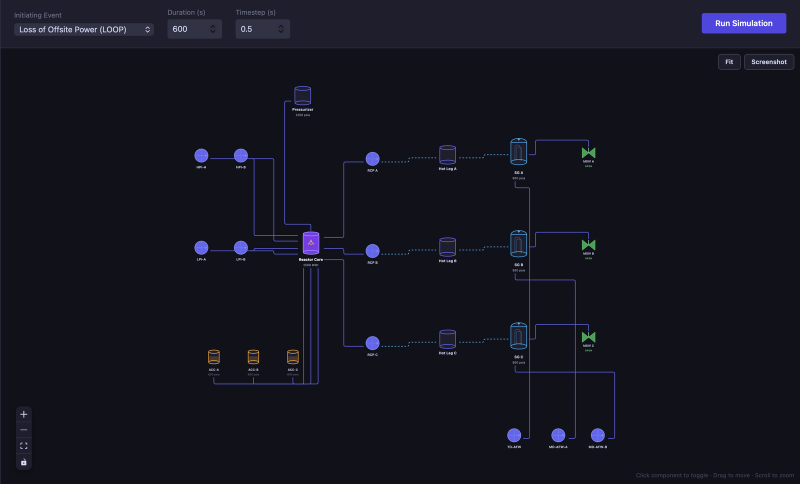
#> input picture slides/figs/screens/model-builder.png, 1600 x 967 px, found by its file name (shown at 1/2 size)
$ python prep_screens.py
#> lines starting #> are read from the running program, lines starting #| are printed output that depends on the picture
"""Pictures for the slides, cut from the captures in scripts/data/screens/ into
slides/figs/screens/. The captures are not committed (.gitignore): two of them show names that
public material does not use, and only the cut files are needed to render the deck.

The browser workflow (model-builder.png, monitor.png, results.png):
- model-builder.png loses the browser chrome and the left panel, whose plant-name field shows
  the benchmark's internal name; the crop keeps the toolbar (initiating event, duration, time
  step, Run Simulation) and the diagram. Output is at most 1600 px wide.
- three zoomed tiles are cut for the three-up row on #browser-workflow.

The space reactor (space-diagram-cruise.png, the web panel's light theme schematic), two cuts
at the capture's own resolution so they stay sharp on a 2x laptop screen:
- space-reactor-core.png: the reactor, the heat pipes, the Brayton converter and the radiators,
  which is the part that reads at half the slide's width (#two-reactors);
- space-reactor-full.png: the whole spacecraft without the header strip and the legend rows
  (#b-space-reactor).

The tree's histories (tree-histories-full.png: eight panels of full transients from the
35,613-sequence tree, up to 150 sequences per family). Its title line and its legend carry
internal run and family codes, so #large-trees gets the lower row of panels only (pressurizer
pressure and level, subcooling, cladding temperature).
Usage: python scripts/prep_screens.py"""
import os
from PIL import Image
from svgkit import DATA, FIGS, ROOT

SRC = os.path.join(DATA, "screens")
OUT = os.path.join(FIGS, "screens")
os.makedirs(OUT, exist_ok=True)
# name: (left, top, right, bottom) as fractions of the original, so a recapture at another size still works
CROPS = {
    "model-builder.png": (0.1794, 0.0990, 1.0, 0.8880),   # toolbar + plant diagram
    "monitor.png":       (0.0, 0.0, 1.0, 1.0),
    "results.png":       (0.0, 0.0, 1.0, 0.9630),         # drops a stray tooltip and the timeline strip
}
for name, (l, t, r, b) in CROPS.items():
    im = Image.open(os.path.join(SRC, name)).convert("RGB")
#> im is the input picture: PIL image 1600x967 RGB; mean R, G, B 20.4, 20.5, 31.9
    w, h = im.size
#> w = 1600; h = 967
    im = im.crop((round(l * w), round(t * h), round(r * w), round(b * h)))
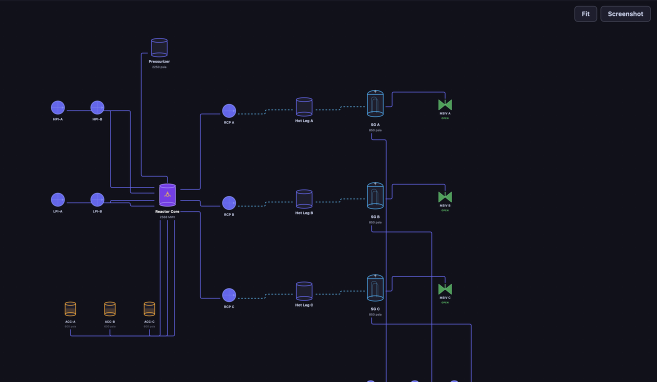
#> im: PIL image 1313x763 RGB (shown at 1/2 size); mean R, G, B 19, 19.1, 29.6
    if im.width > 1600:
        im = im.resize((1600, round(im.height * 1600 / im.width)), Image.LANCZOS)
    out = os.path.join(OUT, name)
    tmp = out + ".tmp.png"
    im.save(tmp, optimize=True)
    os.replace(tmp, out)
    print(f"wrote {os.path.relpath(out, ROOT)}: {im.width} x {im.height}, {os.path.getsize(out) // 1024} KB")
#| wrote slides/figs/screens/model-builder.png: 1313 x 763, 91 KB
#> pass 2 of the loop `for name, (l, t, r, b) in CROPS.items():`:
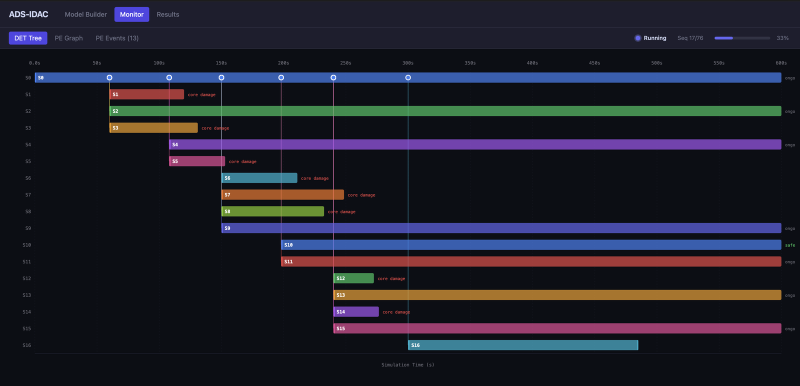
#> input picture slides/figs/screens/monitor.png, 1600 x 771 px, found by its file name (shown at 1/2 size)
#> im is the input picture: PIL image 1600x771 RGB; mean R, G, B 31.4, 31.1, 42.7
#| wrote slides/figs/screens/monitor.png: 1600 x 771, 110 KB
#> pass 3 of the loop `for name, (l, t, r, b) in CROPS.items():`:
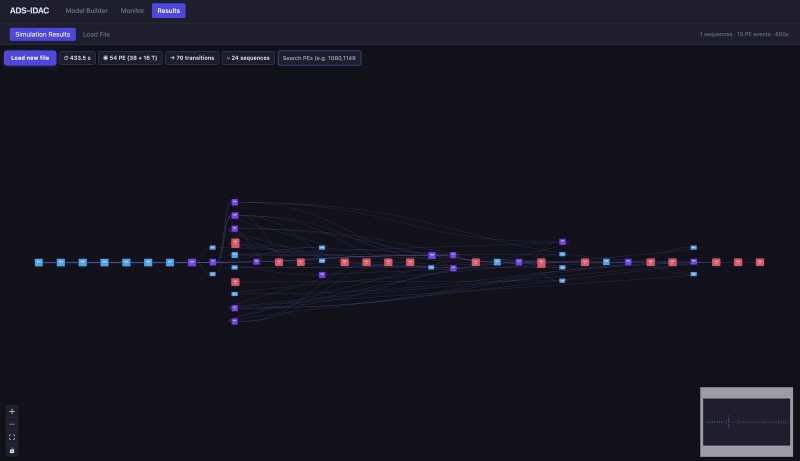
#> input picture slides/figs/screens/results.png, 1600 x 922 px, found by its file name (shown at 1/2 size)
#> im is the input picture: PIL image 1600x922 RGB; mean R, G, B 21.5, 21.3, 32.5
#> `im = im.crop((round(l * w), round(t * h), round(r * w), round(b * h)))`:
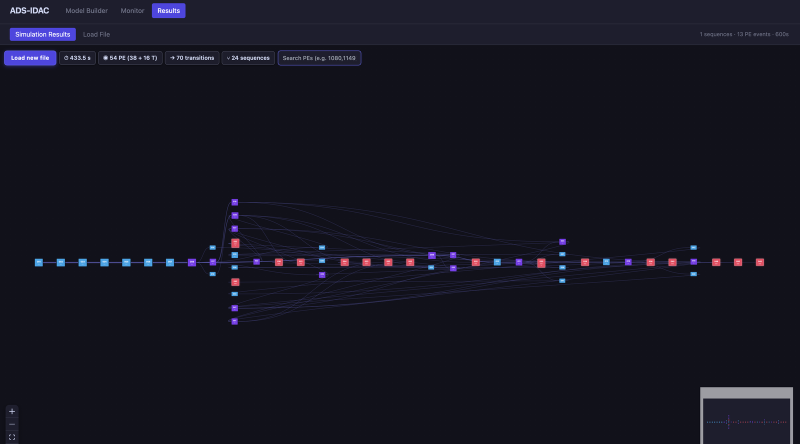
#> im: PIL image 1600x888 RGB (shown at 1/2 size); mean R, G, B 21.3, 21, 32.3
#| wrote slides/figs/screens/results.png: 1600 x 888, 182 KB

# Tiles for the three-up row on #browser-workflow: a 4:3 window on the part of each view that
# reads at a third of the slide's width (pixel boxes on the files written above).
TILES = {
    "model-builder-tile.png": ("model-builder.png", (290, 150, 1310, 915)),   # the plant diagram, without the toolbar
    "monitor-tile.png": ("monitor.png", (0, 0, 1000, 750)),                   # the header and the first 370 s of the tree
    "results-tile.png": ("results.png", (0, 40, 1100, 865)),                  # the summary chips and the left of the event graph
}
for name, (src, box) in TILES.items():
    im = Image.open(os.path.join(OUT, src)).crop(box)
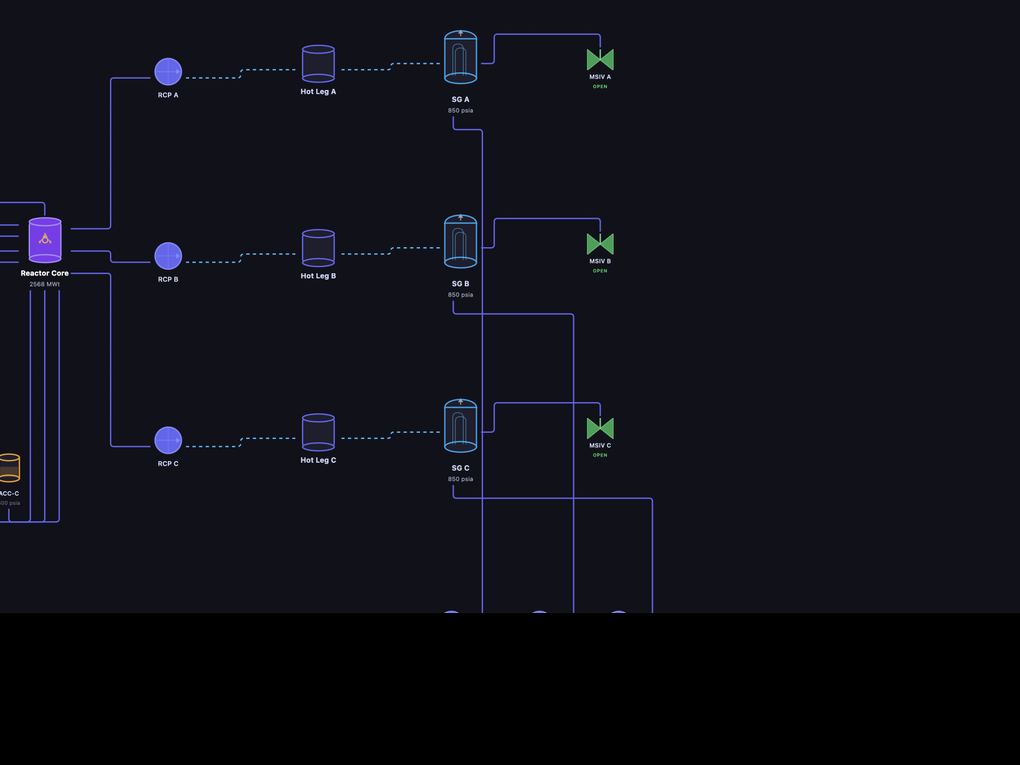
#> im: PIL image 1020x765 RGB; mean R, G, B 15.2, 15.4, 24
    out = os.path.join(OUT, name)
    tmp = out + ".tmp.png"
    im.save(tmp, optimize=True)
    os.replace(tmp, out)
    print(f"wrote {os.path.relpath(out, ROOT)}: {im.width} x {im.height}, {os.path.getsize(out) // 1024} KB")
#| wrote slides/figs/screens/model-builder-tile.png: 1020 x 765, 66 KB
#> pass 2 of the loop `for name, (src, box) in TILES.items():`:
#> `im = Image.open(os.path.join(OUT, src)).crop(box)`:
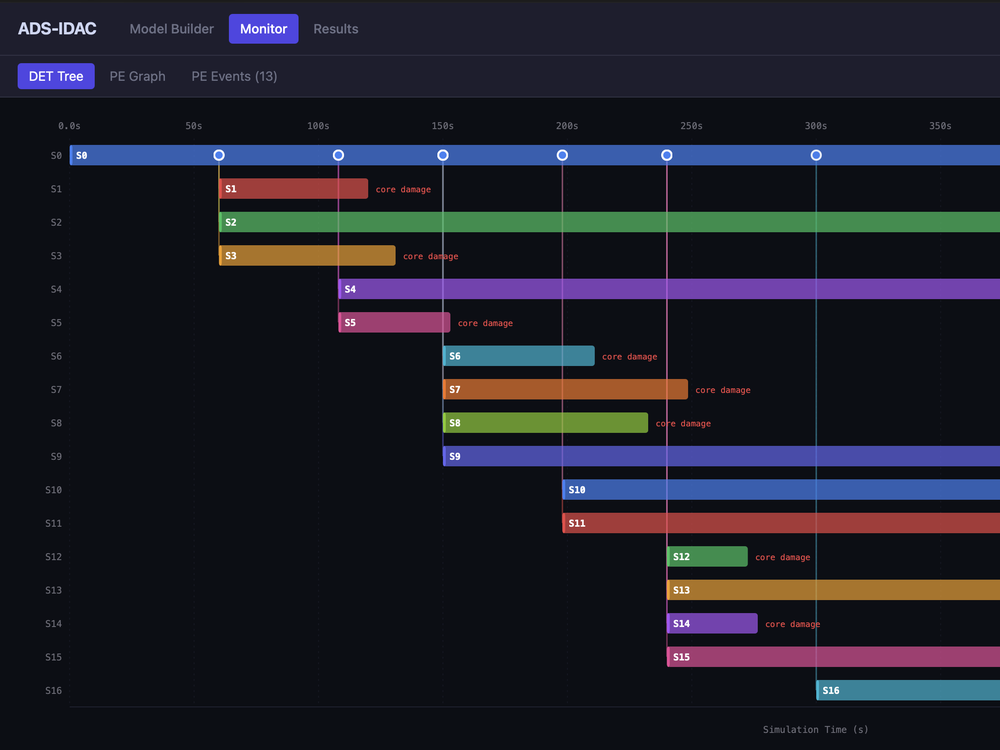
#> im: PIL image 1000x750 RGB; mean R, G, B 30.3, 30.5, 41.4
#| wrote slides/figs/screens/monitor-tile.png: 1000 x 750, 86 KB
#> pass 3 of the loop `for name, (src, box) in TILES.items():`:
#> `im = Image.open(os.path.join(OUT, src)).crop(box)`:
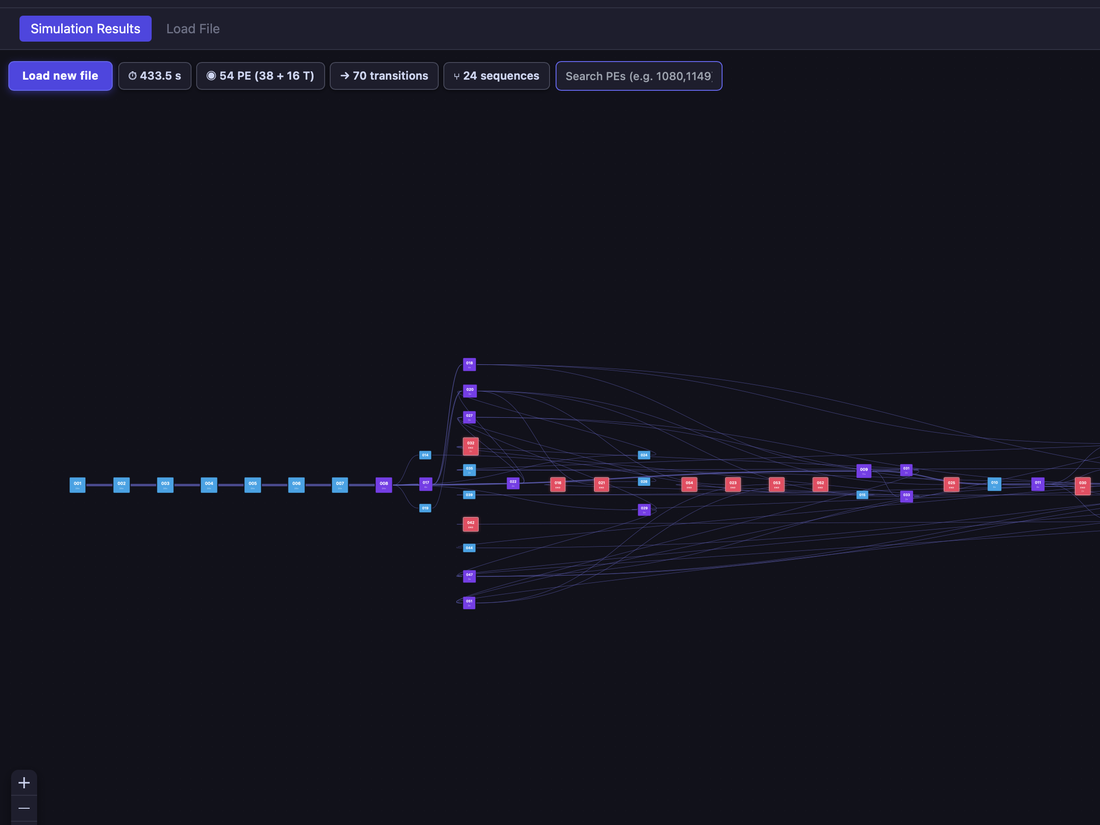
#> im: PIL image 1100x825 RGB; mean R, G, B 20.5, 20.3, 31.7
#| wrote slides/figs/screens/results-tile.png: 1100 x 825, 140 KB

# The space reactor schematic (light theme, 2920 x 1608): boxes as fractions of the capture.
SPACE_SRC = "space-diagram-cruise.png"
SPACE_CUTS = {
    "space-reactor-core.png": (0.0525, 0.2590, 0.5425, 0.8950),   # reactor, heat pipes, converter, radiators
    "space-reactor-full.png": (0.0, 0.0560, 1.0, 0.9190),          # everything but the header strip and the legend
}
src = os.path.join(SRC, SPACE_SRC)
if os.path.exists(src):
    full = Image.open(src).convert("RGB")
    w, h = full.size
    for name, (l, t, r, b) in SPACE_CUTS.items():
        im = full.crop((round(l * w), round(t * h), round(r * w), round(b * h)))
        out = os.path.join(OUT, name)
        tmp = out + ".tmp.png"
        im.save(tmp, optimize=True)
        os.replace(tmp, out)
        print(f"wrote {os.path.relpath(out, ROOT)}: {im.width} x {im.height}, {os.path.getsize(out) // 1024} KB")
else:
    print(f"skipped the space reactor cuts: {os.path.relpath(src, ROOT)} is missing")

# The histories of the 35,613-sequence tree (2400 x 1140): the lower row of panels, without
# the figure's title line and its legend.
TREE_SRC = "tree-histories-full.png"
TREE_CUT = ("tree-histories.png", (0.0, 0.450, 1.0, 0.846))
src = os.path.join(SRC, TREE_SRC)
if os.path.exists(src):
    full = Image.open(src).convert("RGB")
    w, h = full.size
    name, (l, t, r, b) = TREE_CUT
    im = full.crop((round(l * w), round(t * h), round(r * w), round(b * h)))
    out = os.path.join(OUT, name)
    tmp = out + ".tmp.png"
    im.save(tmp, optimize=True)
    os.replace(tmp, out)
    print(f"wrote {os.path.relpath(out, ROOT)} ({im.size[0]} x {im.size[1]})")
else:
    print(f"skipped the tree histories cut: {os.path.relpath(src, ROOT)} is missing")
